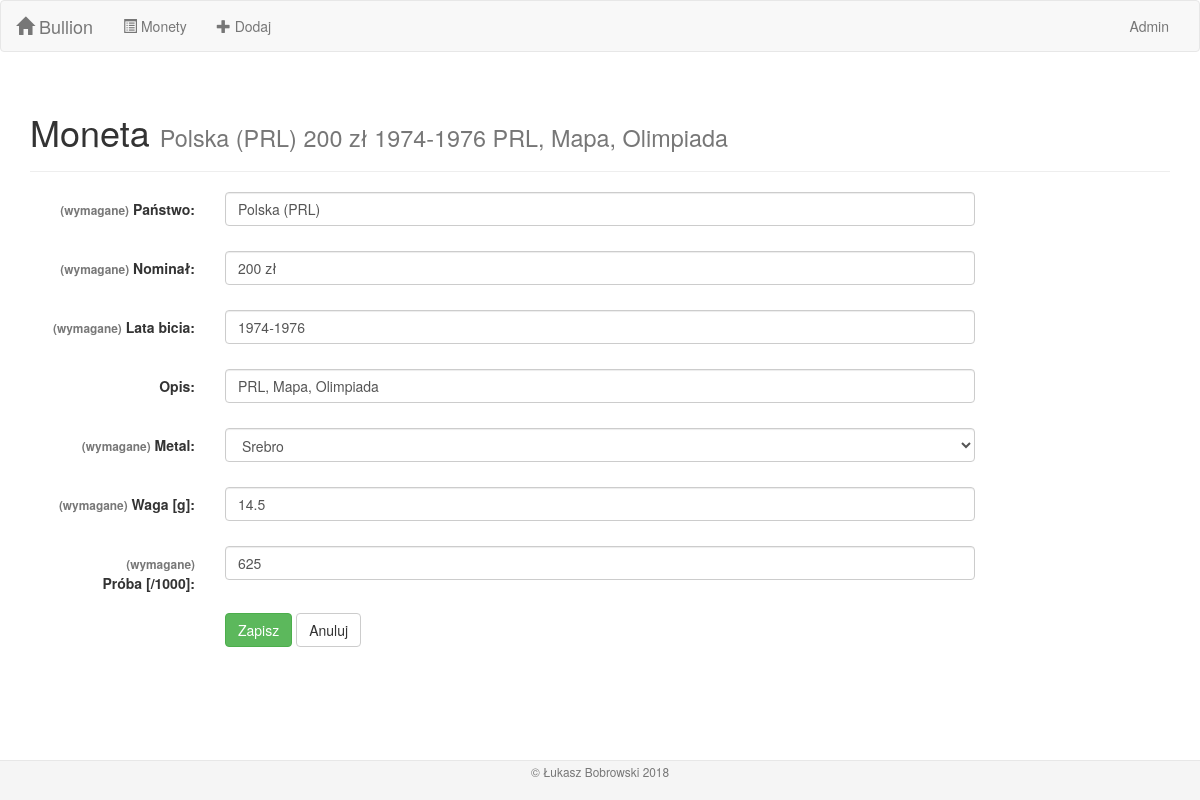
Page /coins/2/edit on the committed database.
### bullion/models.py (models this page shows, shortened)
class Coin(models.Model):
    country = models.CharField(max_length=100, verbose_name='państwo')
    face_value = models.CharField(max_length=100, verbose_name='nominał')
    mint_years = models.CharField(max_length=100, verbose_name='lata bicia')
    description = models.CharField(max_length=200, blank=True, default='', verbose_name='opis')
    metal = models.ForeignKey(Metal, on_delete=models.CASCADE, verbose_name='metal')
    weight = models.FloatField(validators=[MinValueValidator(0.01)], verbose_name='waga [g]')
    fineness = models.IntegerField(validators=[MinValueValidator(10), MaxValueValidator(1000)],
                                   verbose_name='próba [/1000]')
    class Meta:
        verbose_name = 'Moneta'
        verbose_name_plural = 'Monety'
    def inline_text(self):
        fields = [self.country, self.face_value, self.mint_years, self.description]
        return ' '.join(str(f) for f in fields)

### bullion/views.py (the view)
# urls.py: path('coins/<int:pk>/edit', views.CoinUpdateView.as_view(), name='coin_update'),
class CoinUpdateView(UpdateView):
    model = models.Coin
    form_class = forms.CoinModelForm

### bullion/forms.py
class CoinModelForm(BootstrapModelForm):
    class Meta:
        model = models.Coin
        fields = '__all__'

### bullion/models.py (called while the page is built)
    def __str__(self):
        return self.name

### bullion/templates/bullion/coin_form.html (shortened to what this page needs)
{% extends 'bullion/base.html' %}
{% block content %}
{% load l10n %}
<div class="container">
    <div class="page-header">
        {% if coin.pk %}
            <h1>Moneta <small>{{ coin.inline_text }}</small></h1>
        {% else %}
            <h1>Nowa Moneta</h1>
        {% endif %}
    </div>
    <form class="form-horizontal" action="" method="post" enctype="multipart/form-data">
        {% for field in form %}
            <div class="form-group {% if field.errors %}has-error{% endif %}">
                <label class="control-label col-sm-2">
                    {% if field.field.required %}<span class="font-weight-normal small text-muted">(wymagane)</span>{% endif %}
                    {{ field.label_tag }}
                </label>
                <div class="col-sm-8">
                    {{ field }}
                </div>
            </div>
        {% endfor %}
        <div class="form-group">
            <div class="col-sm-offset-2 col-sm-8">
                <button type="submit" class="btn btn-success">Zapisz</button>
                <button onclick="window.history.back();" class="btn btn-default" type="button">Anuluj</button>
            </div>
        </div>
    </form>
</div>
{% endblock %}

### bullion/static/bullion/style.css (style rules this page uses)
html { position: relative; min-height: 100%; }
body { margin-bottom: 50px; }

### rows in the picture
Coin: inline_text "Polska (PRL) 200 zł 1974-1976 PRL, Mapa, Olimpiada", form "Polska (PRL)" "200 zł" "1974-1976" "PRL, Mapa, Olimpiada" "Srebro" "14.5" "625"

### other values in the picture
{{ field.label_tag }} "Państwo:" "Nominał:" "Lata bicia:" "Opis:" "Metal:" "Waga [g]:" "Próba [/1000]:"
